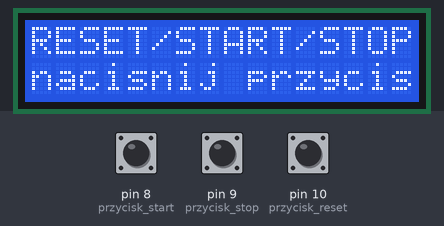
Bench run of a sketch on a simulated Arduino Uno, built with avr-gcc and run on an emulated ATmega328P. On the bench: 16×2 character LCD. Inputs (shaded band) come from the test bench; at power-on: pin 8 (przycisk_start) HIGH, pin 9 (przycisk_stop) HIGH, pin 10 (przycisk_reset) HIGH.

Above: at 5.2 s.
5.3 s: pin 8 (przycisk_start) pulled LOW for 0.15 s
At 5.35 s:
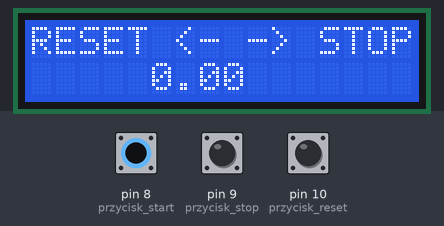
7.1 s: pin 9 (przycisk_stop) pulled LOW for 0.15 s
At 7.8 s:
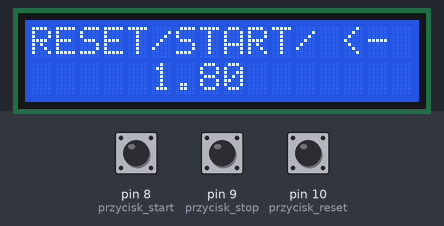
8.7 s: pin 10 (przycisk_reset) pulled LOW for 0.15 s
At 9.4 s:
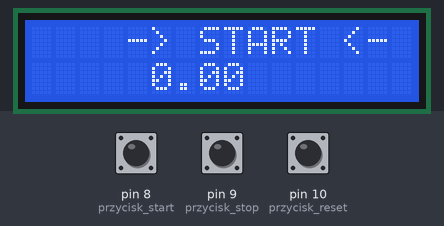
10.3 s: pin 8 (przycisk_start) pulled LOW for 1 s
At 10.45 s:
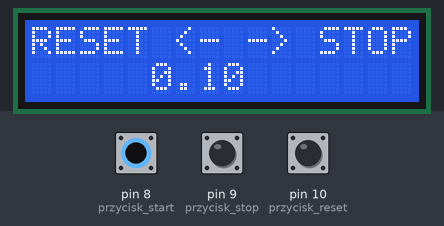
13.6 s: pin 9 (przycisk_stop) pulled LOW for 1 s
At 14.4 s:
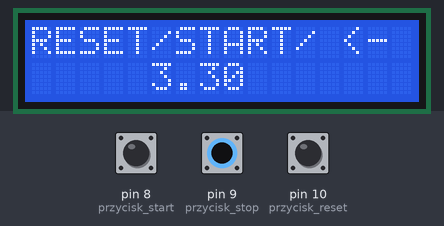
16.1 s: pin 10 (przycisk_reset) pulled LOW for 1 s
At 17.4 s:
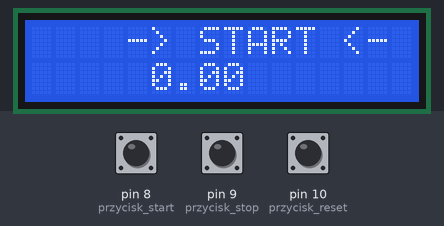
Timing chart, 0 to 19.1 s (numbered marks = the images above; inputs shaded):
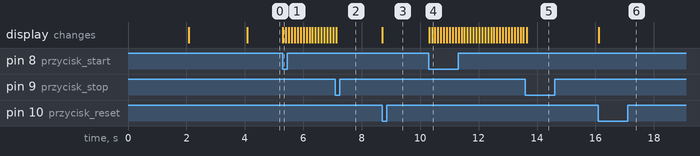

Measured:
- after the input at 5.3 s, the display: changes at once (image 1)
- after the input at 7.1 s, the display: changes at once (image 2)
- after the input at 8.7 s, the display: changes at once (image 3)
- after the input at 10.3 s, the display: first changes at once (image 4 shows a later state)
- after the input at 13.6 s, the display: changes at once (image 5)
- after the input at 16.1 s, the display: changes at once (image 6)

The sketch:

stoper_LCD.ino
```cpp
#include <LiquidCrystal.h>
LiquidCrystal lcd(2,3,4,5,6,7);
double licznik = 0.00;
int start = 0;

void setup() {
  pinMode(8, INPUT_PULLUP);  //przycisk start
  pinMode(9, INPUT_PULLUP);  //przycisk stop
  pinMode(10, INPUT_PULLUP);  //przycisk reset
  lcd.begin(16,2);
  lcd.clear();
  lcd.setCursor(0,0);
  lcd.print("RESET/START/STOP");
  lcd.setCursor(0,1);
  lcd.print("Stoper ver: 1.1 ");
  delay(2000);
  lcd.setCursor(0,1);
  lcd.print("Konrad Jankowski");
  delay(2000);
  lcd.setCursor(0,1);
  lcd.print("nacisnij przycisk");


}

void loop() {
  if (digitalRead(8) == LOW) {
    start = 1;
    lcd.clear();
    lcd.setCursor(0,0);
    lcd.print("RESET <- -> STOP");
  }

  while (start == 1)  {
    lcd.setCursor(5,1);
    lcd.print(licznik);
    licznik = licznik + 0.1;
    delay(100);
      if (digitalRead(9) == LOW){
       start = 0;
         lcd.setCursor(0,0);
         lcd.print("RESET/START/ <- ");
         lcd.setCursor(0,1);
         lcd.print("                ");
         lcd.setCursor(5,1);
         lcd.print(licznik);
    }

    if (digitalRead(10) == LOW) {
      licznik = 0.00;
          start = 1;
    lcd.clear();
    lcd.setCursor(0,0);
    lcd.print("RESET <- -> STOP");
    }
  }
 if (digitalRead(10) == LOW) {
      licznik = 0.00;
          start = 0;
    lcd.clear();
    lcd.setCursor(0,0);
    lcd.print("    -> START <- ");
    lcd.setCursor(5,1);
    lcd.print(licznik);
    delay(50);
    }


}
```
